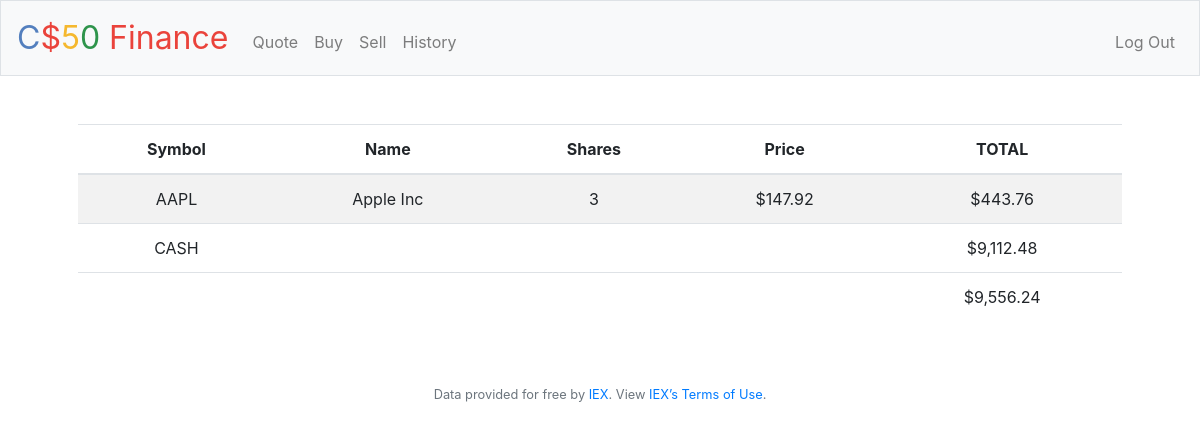
Page / (signed in) on the earlier database version.
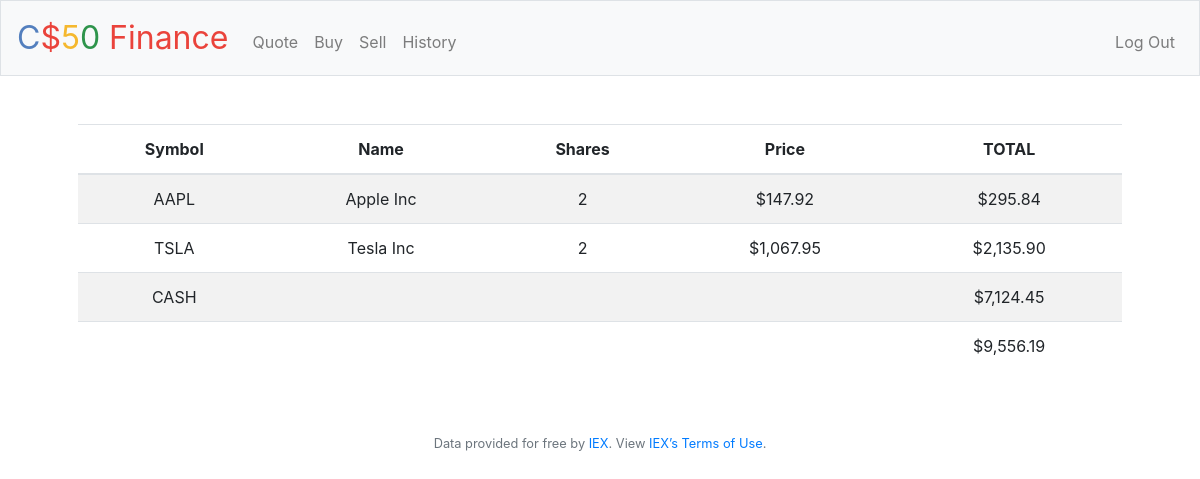
Same page on the later database version.
### tables this page shows
CREATE TABLE transactions (id INTEGER PRIMARY KEY AUTOINCREMENT, 
user_id INTEGER NOT NULL,
name TEXT NOT NULL,
shares INTEGER NOT NULL,
price NUMERIC NOT NULL, 
type TEXT NOT NULL,
symbol TEXT NOT NULL,
time TIMESTAMP DEFAULT CURRENT_TIMESTAMP,
FOREIGN KEY(user_id) REFERENCES users(id));

CREATE TABLE users (id INTEGER, username TEXT NOT NULL, hash TEXT NOT NULL, cash NUMERIC NOT NULL DEFAULT 10000.00, PRIMARY KEY(id));

### application.py (the view)
@app.route("/")
@login_required
def index():
    stocks = db.execute(
        "SELECT symbol, name, price, SUM(shares) AS sum_total FROM transactions WHERE user_id = ? GROUP BY symbol", session["user_id"])
    funds = db.execute("SELECT cash FROM users WHERE id = ?", session["user_id"])[0]["cash"]
    balance = funds
    for stock in stocks:
        balance += stock["price"] * stock["sum_total"]
    return render_template("index.html", stocks=stocks, funds=funds, balance=balance, usd=usd)

### application.py (called while the page is built)
@app.after_request
def after_request(response):
    response.headers["Cache-Control"] = "no-cache, no-store, must-revalidate"
    response.headers["Expires"] = 0
    response.headers["Pragma"] = "no-cache"
    return response

### helpers.py (called while the page is built)
def login_required(f):
    @wraps(f)
    def decorated_function(*args, **kwargs):
        if session.get("user_id") is None:
            return redirect("/login")
        return f(*args, **kwargs)
    return decorated_function

def usd(value):
    return f"${value:,.2f}"

### templates/index.html (shortened to what this page needs)
{% extends "layout.html" %}
{% block main %}
    <table class="table table-striped">
        <thead>
            <tr>
                <th>Symbol</th>
                <th>Name</th>
                <th>Shares</th>
                <th>Price</th>
                <th>TOTAL</th>
            </tr>
        </thead>
        <tbody>
            {% for stock in stocks %}
            <tr>
                <td>{{ stock["symbol"] }}</td>
                <td>{{ stock["name"] }}</td>
                <td>{{ stock["sum_total"] }}</td>
                <td>{{ usd(stock["price"]) }}</td>
                <td>{{ usd(stock["sum_total"] * stock["price"]) }}</td>
            </tr>
            {% endfor %}
            <tr>
                <td>CASH</td>
                <td colspan="3"></td>
                <td>{{ usd(funds) }}</td>
            </tr>
        </tbody>
        <tfoot>
            <td colspan="4"></td>
            <td>{{ usd(balance) }}</td>
        </tfoot>
    </table>
{% endblock %}

### templates/layout.html (shortened to what this page needs)
<!DOCTYPE html>
<html lang="en">
    <head>
        <link rel="stylesheet" href="https://cdn.jsdelivr.net/npm/bootstrap@4.5.3/dist/css/bootstrap.min.css">
        <link href="/static/styles.css" rel="stylesheet">
    </head>
    <body>
        <nav class="navbar navbar-expand-md navbar-light bg-light border">
            <a class="navbar-brand" href="/"><span class="blue">C</span><span class="red">$</span><span class="yellow">5</span><span class="green">0</span> <span class="red">Finance</span></a>
            <div class="collapse navbar-collapse" id="navbar">
                {% if session.user_id %}
                    <ul class="navbar-nav mr-auto mt-2">
                        <li class="nav-item"><a class="nav-link" href="/quote">Quote</a></li>
                        <li class="nav-item"><a class="nav-link" href="/buy">Buy</a></li>
                        <li class="nav-item"><a class="nav-link" href="/sell">Sell</a></li>
                        <li class="nav-item"><a class="nav-link" href="/history">History</a></li>
                    </ul>
                    <ul class="navbar-nav ml-auto mt-2">
                        <li class="nav-item"><a class="nav-link" href="/logout">Log Out</a></li>
                    </ul>
                {% else %}
                    <ul class="navbar-nav ml-auto mt-2">
                        <li class="nav-item"><a class="nav-link" href="/register">Register</a></li>
                        <li class="nav-item"><a class="nav-link" href="/login">Log In</a></li>
                    </ul>
                {% endif %}
            </div>
        </nav>
        <main class="container p-5">
            {% block main %}{% endblock %}
        </main>
        <footer class="small text-center text-muted">
            Data provided for free by <a href="https://iextrading.com/developer">IEX</a>. View <a href="https://iextrading.com/api-exhibit-a/">IEX’s Terms of Use</a>.
        </footer>
    </body>
</html>

### static/styles.css (style rules this page uses)
nav .navbar-brand { font-size: xx-large; }
nav .navbar-brand .blue { color: #537fbe; }
nav .navbar-brand .red { color: #ea433b; }
nav .navbar-brand .yellow { color: #f5b82e; }
nav .navbar-brand .green { color: #2e944b; }
main { overflow-x: auto; text-align: center; }

Differences in the rows shown:
computed for transactions "AAPL": sum_total "3" → "2"; sum_total "$443.76" → "$295.84"
added transactions: symbol "TSLA", name "Tesla Inc", sum_total "2", price "$1,067.95", sum_total "$2,135.90"
changed users: cash "$9,112.48" → "$7,124.45"
Other differences:
{{ usd(balance) }}: "$9,556.24" → "$9,556.19"
